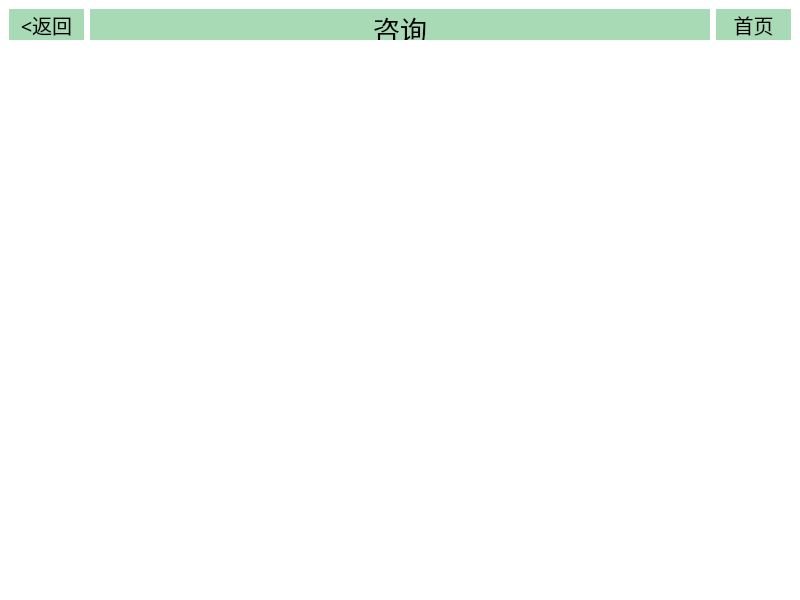
<?xml version="1.0" encoding="UTF-8"?>
<ui version="4.0">
 <class>chat_up</class>
 <widget class="QMainWindow" name="chat_up">
  <property name="geometry">
   <rect>
    <x>0</x>
    <y>0</y>
    <width>800</width>
    <height>600</height>
   </rect>
  </property>
  <property name="windowTitle">
   <string>MainWindow</string>
  </property>
  <property name="styleSheet">
   <string notr="true">background-color: rgb(255, 255, 255);</string>
  </property>
  <widget class="QWidget" name="centralwidget">
   <layout class="QVBoxLayout" name="verticalLayout_2">
    <item>
     <layout class="QVBoxLayout" name="verticalLayout">
      <item>
       <layout class="QHBoxLayout" name="top">
        <item>
         <widget class="QPushButton" name="back">
          <property name="enabled">
           <bool>false</bool>
          </property>
          <property name="minimumSize">
           <size>
            <width>75</width>
            <height>31</height>
           </size>
          </property>
          <property name="maximumSize">
           <size>
            <width>75</width>
            <height>31</height>
           </size>
          </property>
          <property name="font">
           <font>
            <family>宋体</family>
            <pointsize>15</pointsize>
            <italic>false</italic>
            <bold>false</bold>
            <stylestrategy>PreferDefault</stylestrategy>
            <hintingpreference>PreferDefaultHinting</hintingpreference>
           </font>
          </property>
          <property name="layoutDirection">
           <enum>Qt::LayoutDirection::LeftToRight</enum>
          </property>
          <property name="styleSheet">
           <string notr="true">color:rgb(0, 0, 0);
font: 15pt &quot;宋体&quot;;
background-color: rgb(168,218,181);
border-color: rgb(168,218,181);
border-radius: 0px;</string>
          </property>
          <property name="text">
           <string>&lt;返回</string>
          </property>
          <property name="autoRepeatInterval">
           <number>100</number>
          </property>
         </widget>
        </item>
        <item>
         <widget class="QLabel" name="page_name">
          <property name="minimumSize">
           <size>
            <width>0</width>
            <height>31</height>
           </size>
          </property>
          <property name="maximumSize">
           <size>
            <width>16777215</width>
            <height>31</height>
           </size>
          </property>
          <property name="font">
           <font>
            <family>宋体</family>
            <pointsize>20</pointsize>
            <italic>false</italic>
            <bold>false</bold>
           </font>
          </property>
          <property name="layoutDirection">
           <enum>Qt::LayoutDirection::LeftToRight</enum>
          </property>
          <property name="styleSheet">
           <string notr="true">color:rgb(0, 0, 0);
font: 20pt &quot;宋体&quot;;
background-color: rgb(168,218,181);
</string>
          </property>
          <property name="text">
           <string>&lt;html&gt;&lt;head/&gt;&lt;body&gt;&lt;p&gt;咨询&lt;/p&gt;&lt;/body&gt;&lt;/html&gt;</string>
          </property>
          <property name="alignment">
           <set>Qt::AlignmentFlag::AlignCenter</set>
          </property>
         </widget>
        </item>
        <item>
         <widget class="QPushButton" name="home_page">
          <property name="enabled">
           <bool>false</bool>
          </property>
          <property name="minimumSize">
           <size>
            <width>75</width>
            <height>31</height>
           </size>
          </property>
          <property name="maximumSize">
           <size>
            <width>75</width>
            <height>31</height>
           </size>
          </property>
          <property name="font">
           <font>
            <family>宋体</family>
            <pointsize>15</pointsize>
            <italic>false</italic>
            <bold>false</bold>
            <stylestrategy>PreferDefault</stylestrategy>
            <hintingpreference>PreferDefaultHinting</hintingpreference>
           </font>
          </property>
          <property name="layoutDirection">
           <enum>Qt::LayoutDirection::LeftToRight</enum>
          </property>
          <property name="styleSheet">
           <string notr="true">color:rgb(0, 0, 0);
font: 15pt &quot;宋体&quot;;
background-color: rgb(168,218,181);
border-color: rgb(168,218,181);
border-radius: 0px;</string>
          </property>
          <property name="text">
           <string>首页</string>
          </property>
          <property name="autoRepeatInterval">
           <number>100</number>
          </property>
         </widget>
        </item>
       </layout>
      </item>
      <item>
       <spacer name="verticalSpacer">
        <property name="orientation">
         <enum>Qt::Orientation::Vertical</enum>
        </property>
        <property name="sizeHint" stdset="0">
         <size>
          <width>20</width>
          <height>40</height>
         </size>
        </property>
       </spacer>
      </item>
     </layout>
    </item>
   </layout>
  </widget>
 </widget>
 <resources/>
 <connections/>
</ui>
